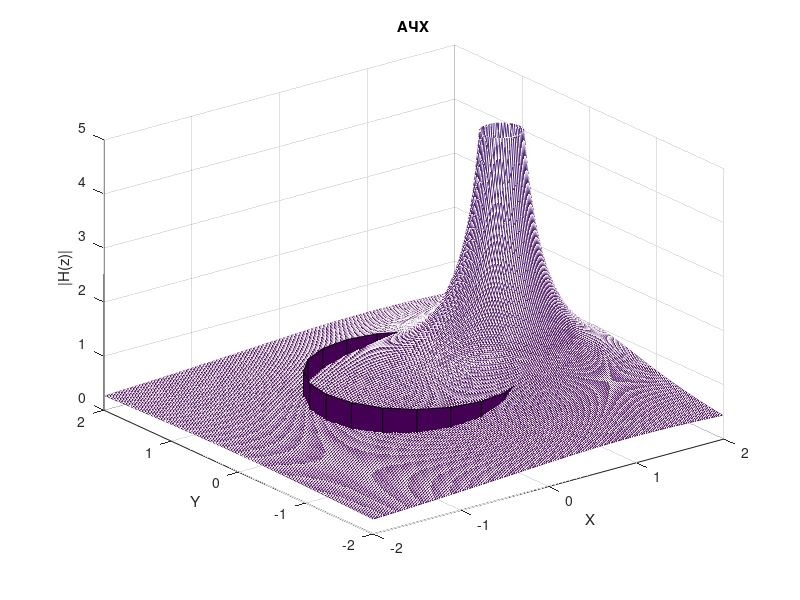

Source code (MATLAB):
clear
close all
clc
%
[X,Y] = meshgrid(-2:0.02:1.99);
Z = X + 1i*Y;
Hz = Z.^(-1)./(1-Z.^(-1));
%
figure
mesh(X,Y,abs(Hz))
xlabel('X');
ylabel('Y');
zlabel('|H(z)|');
zlim([0,5]);
title('АЧХ');
hold on;
%
cylinder

